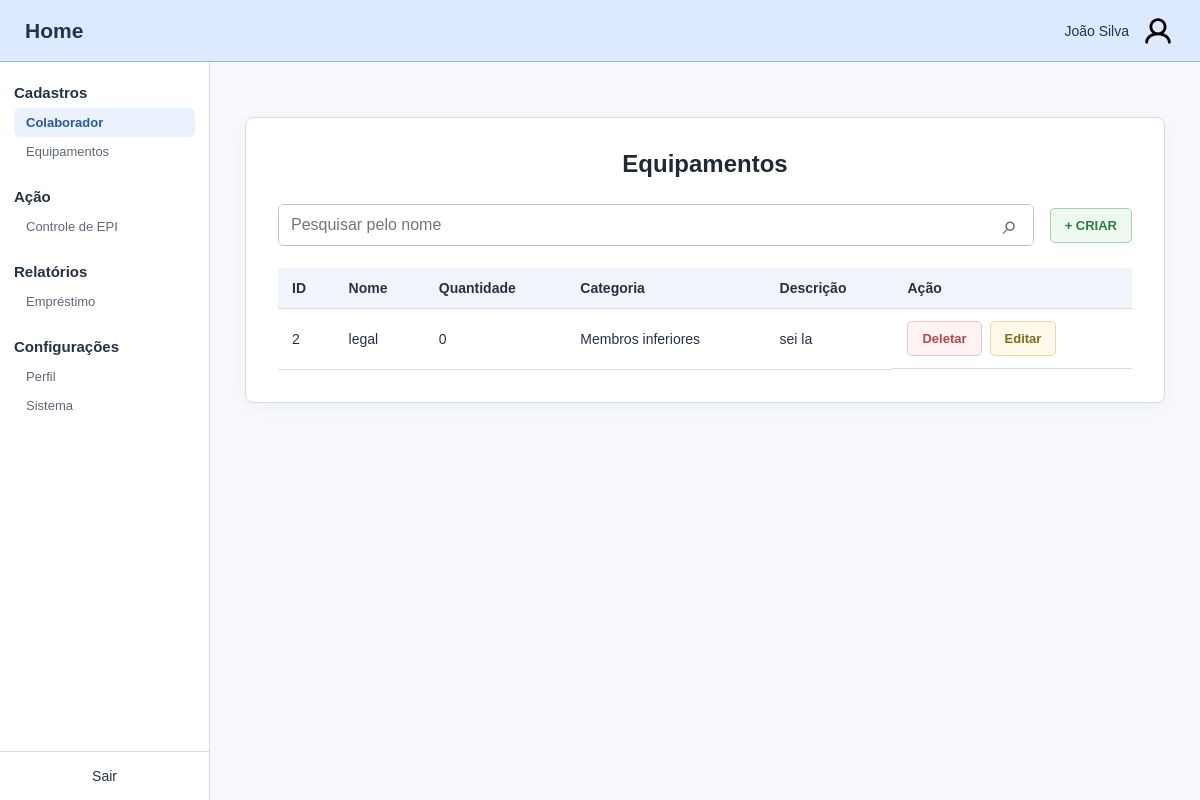
Before: /equipamentos with the older database file.
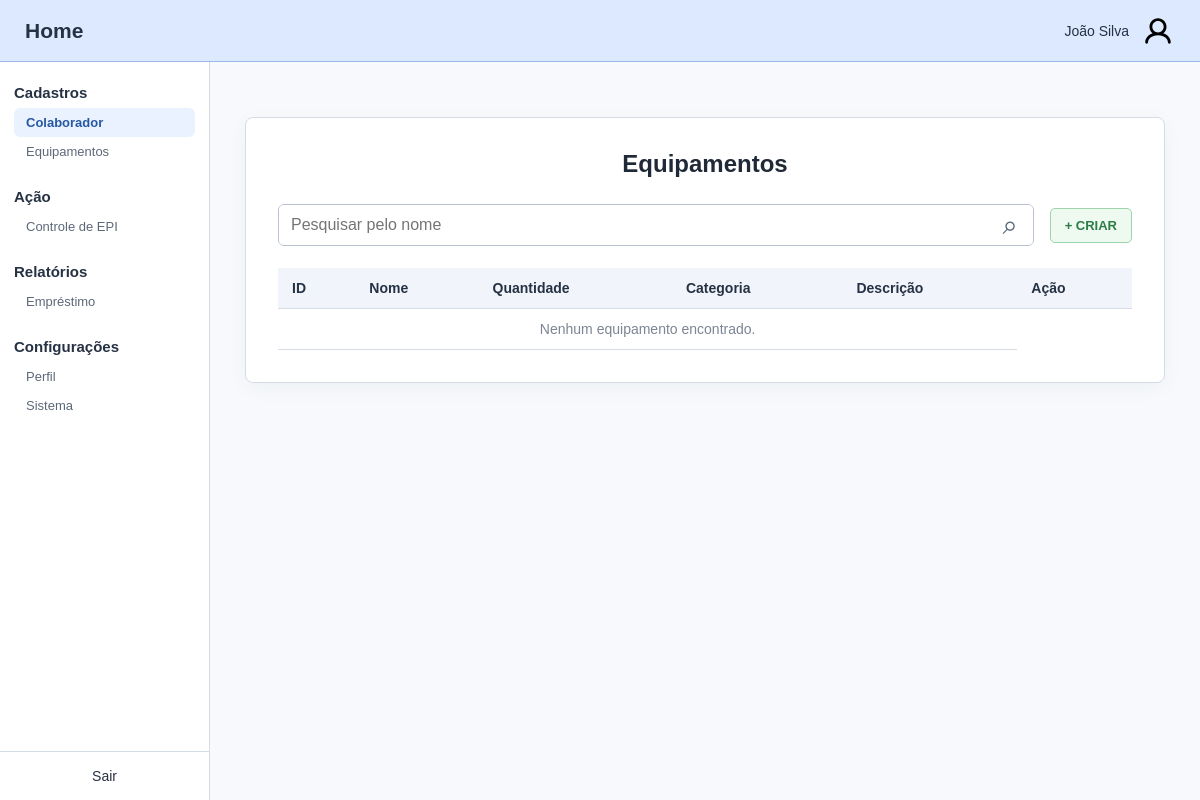
After: the same page with the newer database file.
### nucleo/models.py (models this page shows)
class TipoEquipamento(models.Model):
    CATEGORIA_CHOICES = [
         ('CABECA', 'Cabeça'),
         ('FACE','Face'),
         ('AUDITIVO','Auditivo'),
         ('RESPIRATORIO', 'Respiratório'),
         ('TRONCO', 'Tronco'),
         ('MEMBROS_SUPERIORES', 'Membros superiores'),
         ('MEMBROS_INFERIORES', 'Membros inferiores'),
         ('QUEDAS', 'Quedas'),
    ]
    nome = models.CharField(max_length=30, null=False, blank=False)
    descricao = models.CharField(max_length=100)
    categoria = models.CharField(max_length=30, null=False, choices=CATEGORIA_CHOICES, blank=False)
    @property
    def quantidade_total(self):
        return self.equipamentos.count()

### nucleo/views.py (the view)
# urls.py: path('equipamentos', views.equipamentos, name='equipamentos-inicial'),
def equipamentos(req):
    pesquisa = req.GET.get('pesquisa', '').strip()
    tipos_equipamento = TipoEquipamento.objects.all()
    if pesquisa:
        tipos_equipamento = tipos_equipamento.filter(nome__icontains=pesquisa)
    return render(req, 'nucleo/equipamentos.html', {
        'tipos_equipamento': tipos_equipamento,
        'pesquisa': pesquisa,
    })

### nucleo/templates/nucleo/equipamentos.html (shortened to what this page needs)
{% extends 'nucleo/base.html' %}
{% block content %}
<section class="content-card">
    <h1>Equipamentos</h1>
    <div class="toolbar">
        <form class="search-form" method="get" action="{% url 'equipamentos-inicial' %}">
            <input type="search" name="pesquisa" value="{{ pesquisa }}" placeholder="Pesquisar pelo nome" aria-label="Pesquisar pelo nome">
            <button class="search-button" type="submit" aria-label="Pesquisar">⌕</button>
        </form>
        <a class="button button-create" href="{% url 'equipamentos-criar' %}">+ CRIAR</a>
    </div>
    <div class="table-scroll">
        <table class="collaborator-table">
            <thead><tr><th>ID</th><th>Nome</th><th>Quantidade</th><th>Categoria</th><th>Descrição</th><th>Ação</th></tr></thead>
            <tbody>
                {% for equipamento in tipos_equipamento %}
                <tr>
                    <td>{{ equipamento.id }}</td>
                    <td>{{ equipamento.nome }}</td>
                    <td>{{ equipamento.quantidade_total }}</td>
                    <td>{{ equipamento.get_categoria_display }}</td>
                    <td>{{ equipamento.descricao }}</td>
                    <td class="table-actions"><a class="button button-delete" href="{% url 'equipamentos-excluir' equipamento.id %}">Deletar</a><a class="button button-edit" href="{% url 'equipamentos-editar' equipamento.id %}">Editar</a></td>
                </tr>
                {% empty %}
                <tr><td colspan="5" class="empty-state">Nenhum equipamento encontrado.</td></tr>
                {% endfor %}
            </tbody>
        </table>
    </div>
</section>
{% endblock %}

Changed rows visible on the page:
removed TipoEquipamento: id "2", nome "legal", quantidade_total "0", categoria "Membros inferiores", descricao "sei la"
Other visible differences:
text now shown: "Nenhum equipamento encontrado."
